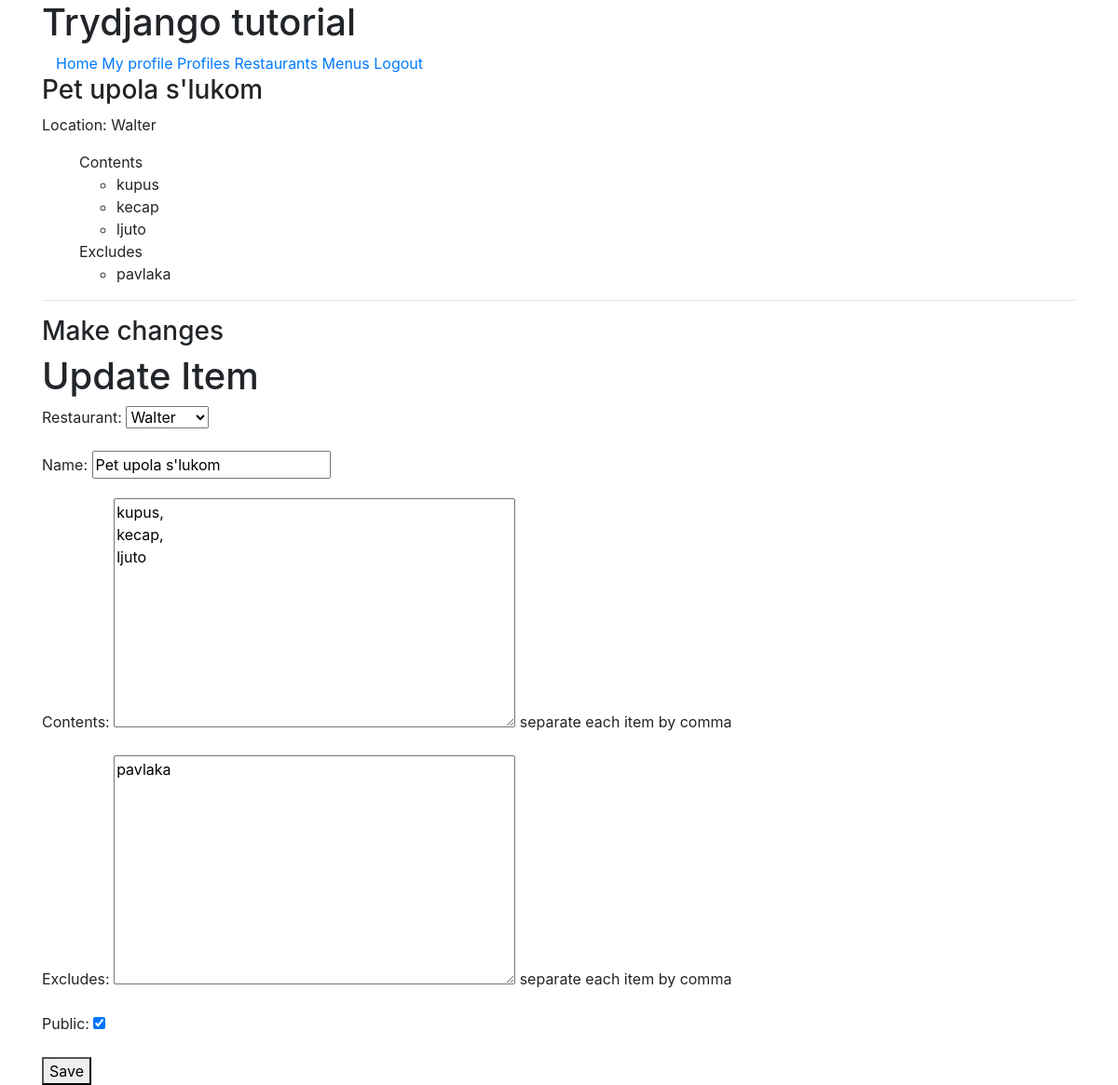
The app's page /menus/2/ (signed in) with its own data.
### menus/models.py (models this page shows, shortened)
class Item(models.Model):
    user = models.ForeignKey(User, on_delete=CASCADE)
    restaurant = models.ForeignKey(Restaurant, on_delete=CASCADE)
    name = models.CharField(max_length=120)
    contents = models.TextField(help_text='separate each item by comma')
    excludes = models.TextField(blank=True, null=True, help_text='separate each item by comma')
    public = models.BooleanField(default=True)
    timestamp = models.DateTimeField(auto_now_add=True)
    updated = models.DateTimeField(auto_now=True)
    class Meta:
        ordering = ['-updated', '-timestamp']
    def get_contents(self):
        return self.contents.split(',')
    def get_excludes(self):
        return self.excludes.split(',')

### restaurants/models.py (models this page shows, shortened)
class Restaurant(models.Model):
    owner = models.ForeignKey(User, on_delete=CASCADE)
    name = models.CharField(max_length=120)
    location = models.CharField(max_length=120, null=True, blank=True)
    category = models.CharField(max_length=120, null=True, blank=True, validators=[validate_category])
    timestamp = models.DateTimeField(auto_now_add=True)
    updated = models.DateTimeField(auto_now=True)
    slug = models.SlugField(null=True, blank=True)
    objects = RestaurantManager()
    def __str__(self):
        return self.name

### menus/views.py (the view)
# urls.py: path('<int:pk>/', ItemUpdateView.as_view(), name="detail"),
class ItemUpdateView(LoginRequiredMixin, UpdateView):
    form_class = ItemForm
    template_name = 'menus/item_detail.html'
    model = Item
    def get_context_data(self, **kwargs):
        context = super().get_context_data(**kwargs)
        context['title'] = 'Update Item'
        return context
    def get_form_kwargs(self):
        kwargs = super().get_form_kwargs()
        kwargs['user'] = self.request.user
        return kwargs
    def get(self, request, *args, **kwargs):
        response = super().get(request, *args, **kwargs)
        if self.object.user != self.request.user:
            raise PermissionError("You are not the owner of this item")
        return response

### menus/forms.py
class ItemForm(forms.ModelForm):
    class Meta:
        model = Item
        fields = ['restaurant', 'name', 'contents', 'excludes', 'public']
    def __init__(self, user=None, *args, **kwargs):
        print(user)
        super().__init__(*args, **kwargs)
        self.fields['restaurant'].queryset = Restaurant.objects.all().filter(owner=user)

### restaurants/models.py (called while the page is built)
    def get_queryset(self):
        return RestaurantQuerySet(self.model, self._db)

### menus/templates/menus/item_detail.html (shortened to what this page needs)
{% extends "base.html" %}
{% block content %}
    <h3>{{ form.instance.name }}</h3>
    <p>Location: {{ object.restaurant.name }}</p>
    <ul>
        {% if item.contents %}
            Contents
            <ul>
                {% for content in item.get_contents %}
                    <li>{{ content }}</li>
                {% endfor %}
            </ul>
        {% endif %}
        {% if item.excludes %}
            Excludes
                <ul>
                    {% for exclude in item.get_excludes %}
                        <li>{{ exclude }}</li>
                    {% endfor %}
                </ul>
        {% endif %}
    </ul>
    <hr>
    <h3>Make changes</h3>
    {% include 'snippets/form-snippet.html' with form=form %}
{% endblock content %}

### templates/snippets/form-snippet.html (shortened to what this page needs)
<h1>{{ title }}</h1>
    <form method="POST">
        {{ form.as_p }}
        <button type="submit">Save</button>
    </form>

### records on screen
Item: instance.name "Pet upola s'lukom", restaurant.name "Walter", get_excludes "pavlaka", restaurant "Walter", contents "kupus, kecap, ljuto", excludes "pavlaka", public "☑"
Restaurant: name "Pet upola s'lukom"

### other values on screen
{{ content }} "kupus" "kecap" "ljuto"
{{ title }} "Update Item"
